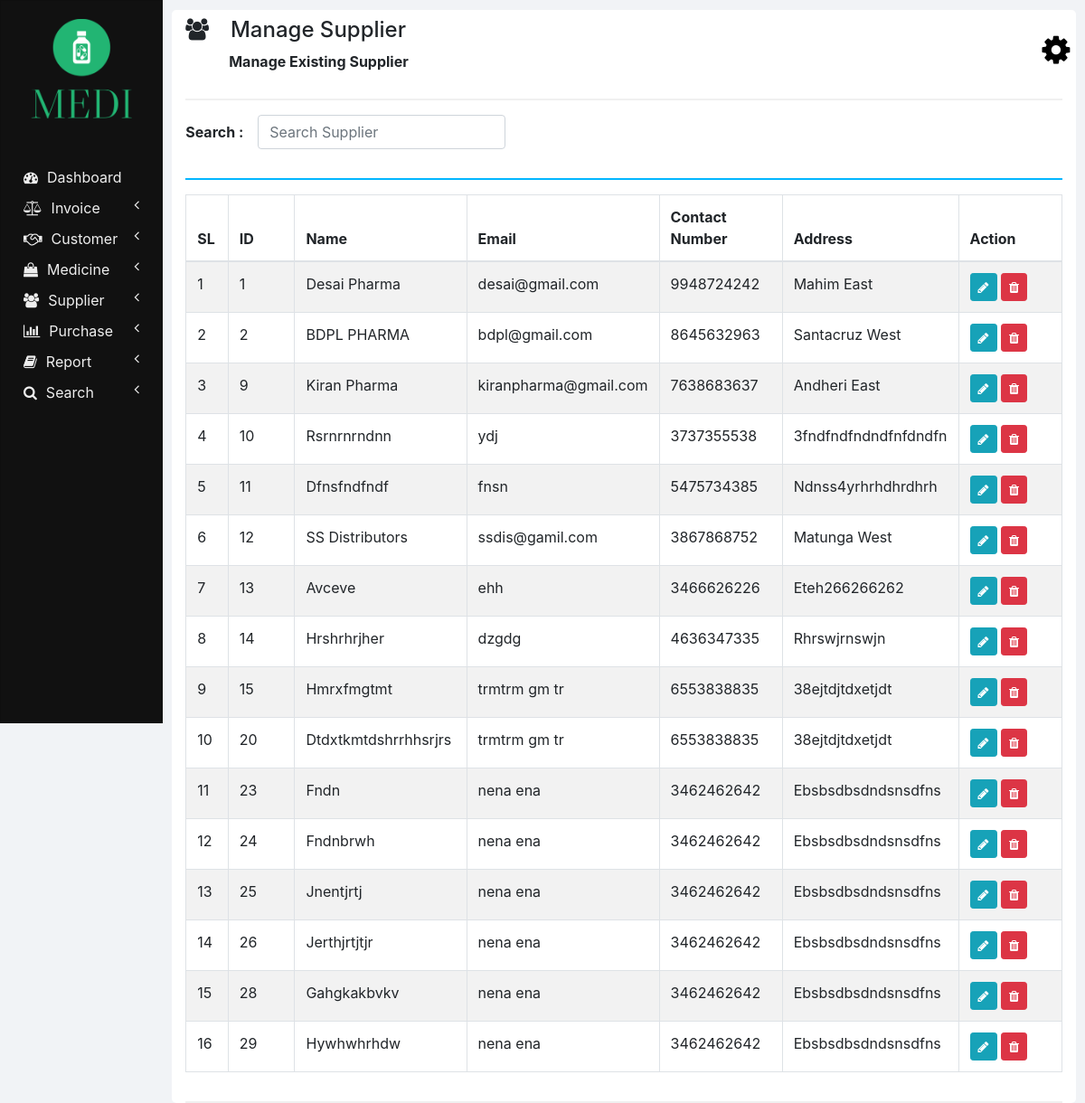
Page /manage_supplier.php on the earlier database version.
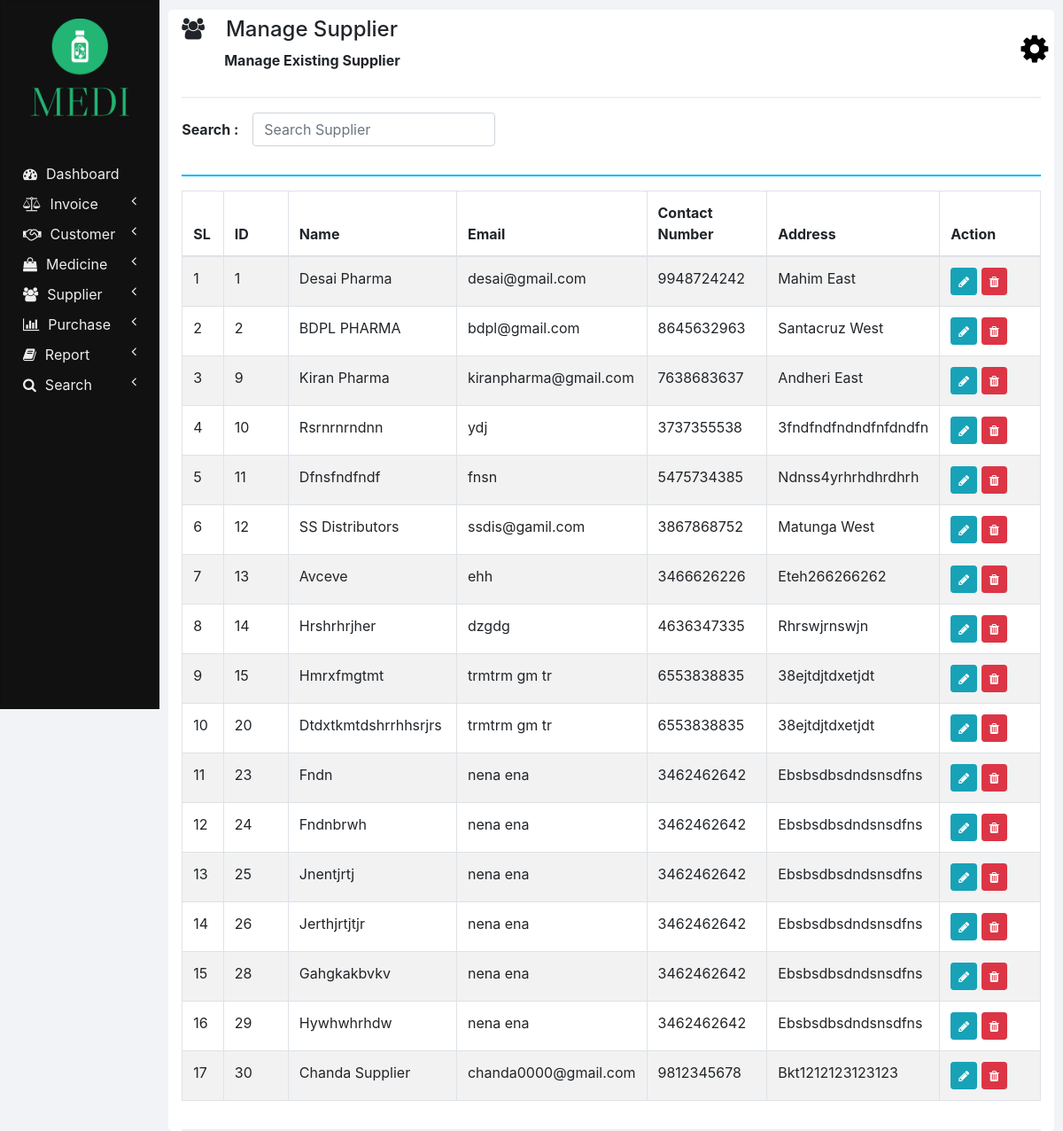
Same page on the later database version.
### tables this page shows
CREATE TABLE `suppliers` (
  `ID` int(11) NOT NULL,
  `NAME` varchar(100) NOT NULL,
  `EMAIL` varchar(100) NOT NULL,
  `CONTACT_NUMBER` varchar(10) NOT NULL,
  `ADDRESS` varchar(100) NOT NULL
);

### php/manage_supplier.php (the view, shortened to what this page needs)
<?php
  function showSuppliers($id) {
    require "db_connection.php";
    if($con) {
      $seq_no = 0;
      $query = "SELECT * FROM suppliers";
      $result = mysqli_query($con, $query);
      while($row = mysqli_fetch_array($result)) {
        $seq_no++;
        if($row['ID'] == $id)
          showEditOptionsRow($seq_no, $row);
        else
          showSupplierRow($seq_no, $row);
      }
    }
  }
  function showSupplierRow($seq_no, $row) {
    ?>
    <tr>
      <td><?php echo $seq_no; ?></td>
      <td><?php echo $row['ID'] ?></td>
      <td><?php echo $row['NAME']; ?></td>
      <td><?php echo $row['EMAIL']; ?></td>
      <td><?php echo $row['CONTACT_NUMBER']; ?></td>
      <td><?php echo $row['ADDRESS']; ?></td>
      <td>
        <button href="" class="btn btn-info btn-sm" onclick="editSupplier(<?php echo $row['ID']; ?>);">
          <i class="fa fa-pencil"></i>
        </button>
        <button class="btn btn-danger btn-sm" onclick="deleteSupplier(<?php echo $row['ID']; ?>);">
          <i class="fa fa-trash"></i>
        </button>
      </td>
    </tr>
    <?php
  }
  ?>

Differences in the rows shown:
added suppliers: seq_no "17", ID "30", NAME "Chanda Supplier", EMAIL "chanda0000@gmail.com", CONTACT_NUMBER "9812345678", ADDRESS "Bkt1212123123123"
